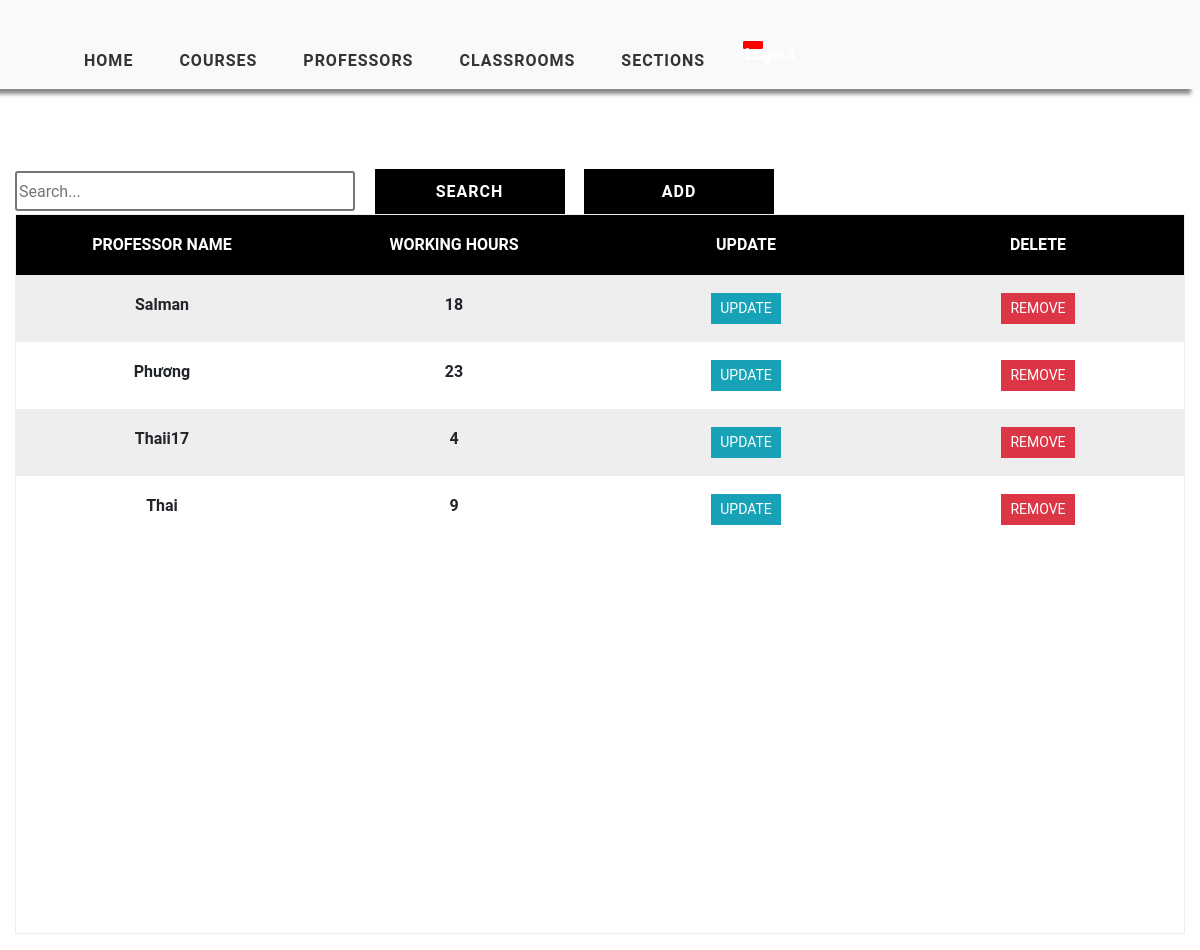
The page /professor_view/ (signed in) on the database its author committed.
### timetableapp/models.py (models this page shows, shortened)
class Professor(models.Model):
    professor_id = models.CharField(max_length=2000,primary_key=True)
    professor_name = models.CharField(max_length=2000, null=True)
    working_hours = models.IntegerField(null=True)
    available_hours = models.IntegerField(null=True)

### timetableapp/views.py (the view)
# urls.py: path('professor_view/', views.ProfessorTable, name='professor_view'),
@login_required(login_url='login')
def ProfessorTable(request):
    professor1 = Professor.objects.all()
    context = {'professor1': professor1}
    return render(request, 'timetableapp/ProfessorTable.html', context)

### timetableapp/templates/timetableapp/ProfessorTable.html
{% extends 'timetableapp/main.html' %}
{% load static %}
{% block content %}
    <div class="container-fluid">
    <div class="search">
        <input type="text" class="searchbox" placeholder="Search...">
        <input type="submit" value="Search" class="searchButton">
        <a href="{% url 'add-professor' %}"><button class="searchButton">Add </button></a>
    </div>
        <div class="table  text-center">
            <div class="table-header">
                <div class="header__item filter__link">
                   Professor Name
                </div>
                <div class="header__item filter__link">
                  Working Hours
                </div>
                <div class="header__item filter__link">
                    Update
                </div>
                <div class="header__item filter__link">
                    Delete
                </div>
            </div>
            <div class="tab-content">
                {% for prof in professor1 %}
                <div class="table-row text-center">
                    <div class="table-data">
                        {{ prof.professor_name }}
                    </div>
                    <div class="table-data">
                        {{ prof.working_hours}}
                    </div>
                    <div class="table-data">
                       <a href="{% url 'update-professor' prof.professor_id %}" class="btn btn-sm btn-info">Update</a>
                    </div>
                    <div class="table-data">
                       <a href="{% url 'delete-professor' prof.professor_id %}" class="btn btn-sm btn-danger" >Remove</a>
                    </div>
                </div>
                {% endfor %}
            </div>
        </div>
    </div>
{% endblock %}

### static/css/style.css (style rules this page uses)
a { cursor: pointer; }

### static/css/tables.css (style rules this page uses)
*, *:before, *:after { box-sizing: border-box; }
body { font-family: "Roboto", sans-serif; margin: 0; }
.table { border: 1px solid #eeeeee; overflow-y: auto; overflow-x: auto; overflow-style: marquee-line; height: 720px; }
.table-header { display: flex; width: 100%; background: #000; padding: 18px 0; position: sticky; top: 0; }
.table-row { display: flex; width: 100%; padding: 18px 0; }
.table-row:nth-of-type(odd) { background: #eeeeee; }
.table-data, .header__item { flex: 1 1 20%; text-align: center; font-family: Roboto, sans-serif; font-weight: bold; }
.header__item { text-transform: uppercase; }
.filter__link { color: white; text-decoration: none; position: relative; display: inline-block; padding-left: 24px; padding-right: 24px; }
.filter__link::after { content: ""; position: absolute; right: -18px; color: white; font-size: 12px; top: 50%; transform: translateY(-50%); }
.btn { border-radius: 0 !important; font-family: Roboto, sans-serif !important; text-transform: uppercase; }
.search { display: inline-block; }
.searchbox { width: 340px; height: 40px; border-style: solid; border-radius: 3px; font-family: Roboto, sans-serif; text-align: justify; }
.searchButton { width: 190px; height: 45px ; font-family: Roboto, sans-serif; text-transform: uppercase; letter-spacing: 1px; font-weight: bolder; color: white ; background: black; margin-left: 15px; margin-top: 40px; border-color: black ; border-radius: 0 ; border-style: solid; border-width: 3px ; }

### rows shown on the page
Professor: professor_name "Salman", working_hours "18"
Professor: professor_name "Phương", working_hours "23"
Professor: professor_name "Thaii17", working_hours "4"
Professor: professor_name "Thai", working_hours "9"
